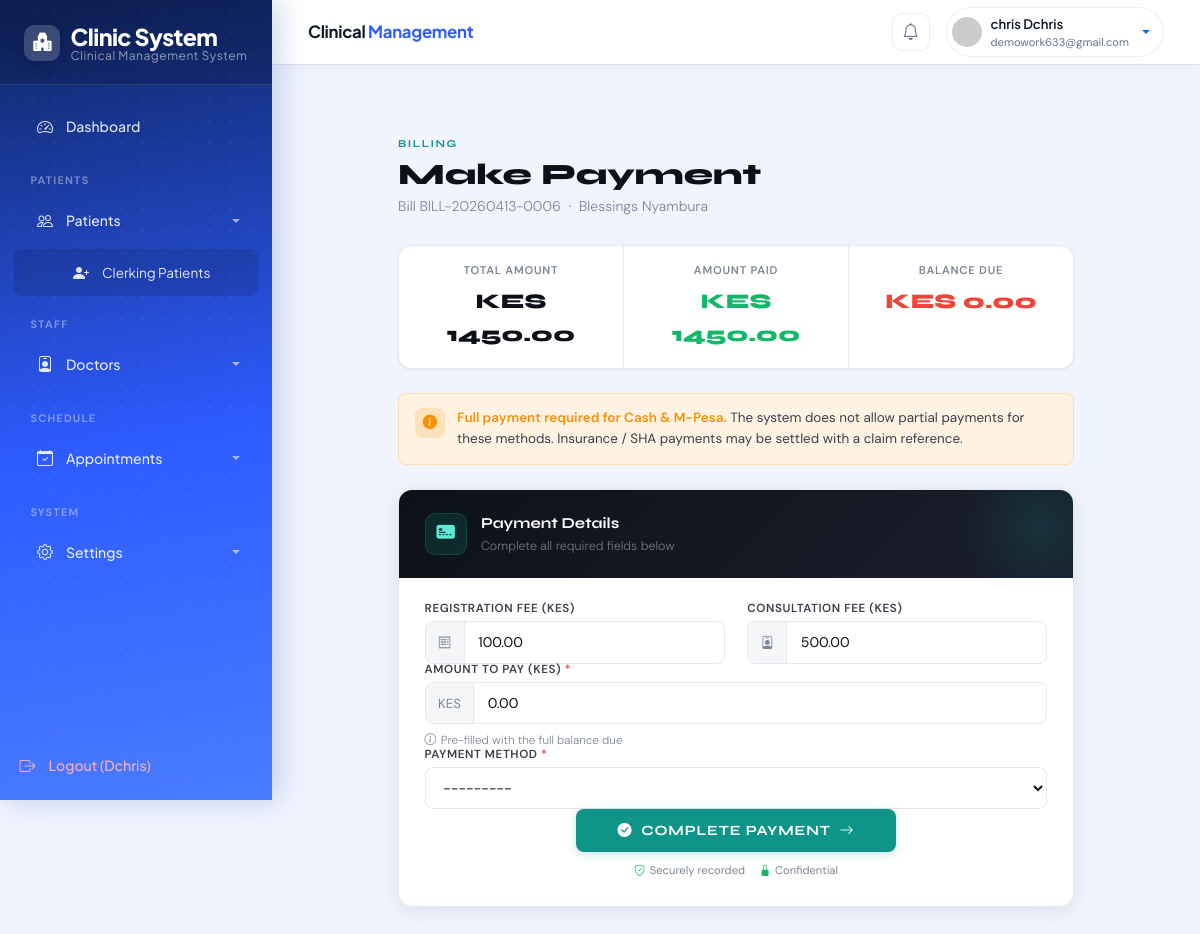
/payment/make/BILL-20260413-0006/ (signed in), run on the app's committed database.
### hospital/models.py (models this page shows, shortened)
class Bill(models.Model):
    patient = models.ForeignKey(Patient, on_delete=models.CASCADE)
    bill_number = models.CharField(max_length=30, unique=True, editable=False)
    date = models.DateField(default=date.today)
    registration_fee = models.DecimalField(
        max_digits=10, decimal_places=2, default=100.00,
        validators=[MinValueValidator(Decimal('0.00'))]
    )
    consultation_fee = models.DecimalField(
        max_digits=10, decimal_places=2, default=500.00,
        validators=[MinValueValidator(Decimal('0.00'))]
    )
    total_amount = models.DecimalField(
        max_digits=12, decimal_places=2, default=0,
        validators=[MinValueValidator(Decimal('0.00'))]
    )
    paid_amount = models.DecimalField(
        max_digits=12, decimal_places=2, default=0,
        validators=[MinValueValidator(Decimal('0.00'))]
    )
    balance = models.DecimalField(
        max_digits=12, decimal_places=2, default=0,
        validators=[MinValueValidator(Decimal('0.00'))]
    )
    STATUS_CHOICES = [
        ('UNPAID', 'Unpaid'),
        ('PARTIAL', 'Partial'),
        ('PAID', 'Paid'),
    ]
    status = models.CharField(max_length=20, choices=STATUS_CHOICES, default='UNPAID')
    class Meta:
        ordering = ['-date']
        verbose_name = "Bill"
        verbose_name_plural = "Bills"

class Patient(models.Model):
    op_number = models.CharField(max_length=10, unique=True, editable=False, blank=True)
    full_name = models.CharField("Full Name", max_length=100)
    GENDER_CHOICES = [('M', 'Male'), ('F', 'Female'), ('O', 'Other')]
    gender = models.CharField(max_length=1, choices=GENDER_CHOICES)
    date_of_birth = models.DateField("Date of Birth")
    phone_regex = RegexValidator(regex=r'^\+254\d{9}$', message="Phone must be +254 followed by 9 digits")
    phone = models.CharField(validators=[phone_regex], max_length=13, unique=True)
    id_number = models.CharField("ID Number", max_length=20, blank=True, null=True)
    address = models.CharField("Residence / Address", max_length=200)
    next_of_kin_name = models.CharField("Next of Kin Name", max_length=100)
    next_of_kin_phone = models.CharField("Next of Kin Phone", max_length=13, blank=True)
    PATIENT_TYPE = [('outpatient', 'Outpatient')]
    patient_type = models.CharField(max_length=20, choices=PATIENT_TYPE, default='outpatient')
    PAYMENT_MODE = [('cash', 'Cash'), ('insurance', 'Insurance'), ('other', 'Other')]
    payment_mode = models.CharField(max_length=20, choices=PAYMENT_MODE, default='cash')
    registered_on = models.DateTimeField(auto_now_add=True)
    class Meta:
        ordering = ['-registered_on']

### hospital/views.py (the view, shortened to what this page needs)
# urls.py: path('payment/make/<str:bill_number>/', views.make_payment, name='make_payment'),
@login_required(login_url='/login/')
def make_payment(request, bill_number):
    bill = get_object_or_404(Bill, bill_number=bill_number)
    form = PaymentForm(request.POST or None)
    return render(request, 'make_payment.html', {'bill': bill, 'form': form})

### hospital/forms.py
class PaymentForm(forms.ModelForm):
    class Meta:
        model = Payment
        fields = ['amount_paid', 'method', 'transaction_ref', 'scheme_number']
        widgets = {
            'amount_paid': forms.NumberInput(attrs={
                'class': 'form-control',
                'placeholder': 'KES 0.00',
                'step': '0.01',
                'min': '0',
            }),
            'method': forms.Select(attrs={'class': 'form-select', 'id': 'payment-method'}),
            'transaction_ref': forms.TextInput(attrs={'class': 'form-control', 'placeholder': 'M-Pesa Code'}),
            'scheme_number': forms.TextInput(attrs={'class': 'form-control', 'placeholder': 'CR / Claim Ref'}),
        }
    def __init__(self, *args, **kwargs):
        super().__init__(*args, **kwargs)
        self.fields['scheme_number'].required  = False
        self.fields['transaction_ref'].required = False

### hospital/context_processors.py (called while the page is built)
def user_groups(request):
    if request.user.is_authenticated:
        return {
            'user_groups': [group.name for group in request.user.groups.all()]
        }
    return {'user_groups': []}

### templates/make_payment.html (shortened to what this page needs)
{% extends 'base.html' %}
{% block content %}
<div class="mp">
  <p class="mp-eyebrow">Billing</p>
  <h1 class="mp-title">Make Payment</h1>
  <p class="mp-sub">Bill {{ bill.bill_number }} &nbsp;·&nbsp; {{ bill.patient.full_name }}</p>
  <div class="mp-summary">
    <div class="mp-sum-cell">
      <div class="mp-sum-label">Total Amount</div>
      <div class="mp-sum-val">KES {{ bill.total_amount|floatformat:2 }}</div>
    </div>
    <div class="mp-sum-cell">
      <div class="mp-sum-label">Amount Paid</div>
      <div class="mp-sum-val green">KES {{ bill.paid_amount|floatformat:2 }}</div>
    </div>
    <div class="mp-sum-cell">
      <div class="mp-sum-label">Balance Due</div>
      <div class="mp-sum-val red">KES {{ bill.balance|floatformat:2 }}</div>
    </div>
  </div>
  <div class="mp-notice">
    <div class="mp-notice-icon"><i class="bi bi-info-circle-fill"></i></div>
    <p class="mp-notice-text">
      <strong>Full payment required for Cash &amp; M-Pesa.</strong>
      The system does not allow partial payments for these methods.
      Insurance / SHA payments may be settled with a claim reference.
    </p>
  </div>
  <div class="mp-card">
    <div class="mp-card-head">
      <div class="mp-card-icon"><i class="bi bi-credit-card-2-front-fill"></i></div>
      <div>
        <p class="mp-card-title">Payment Details</p>
        <p class="mp-card-sub">Complete all required fields below</p>
      </div>
    </div>
    <div class="mp-body">
      <form method="post" novalidate>
        <div class="mp-row">
          <div class="mp-f">
            <label class="mp-lbl">Registration Fee (KES)</label>
            <div class="mp-iw">
              <span class="mp-pfx"><i class="bi bi-receipt"></i></span>
              <input type="number" name="registration_fee" value="{{ bill.registration_fee }}" step="0.01" min="0">
            </div>
          </div>
          <div class="mp-f">
            <label class="mp-lbl">Consultation Fee (KES)</label>
            <div class="mp-iw">
              <span class="mp-pfx"><i class="bi bi-person-badge"></i></span>
              <input type="number" name="consultation_fee" value="{{ bill.consultation_fee }}" step="0.01" min="0">
            </div>
          </div>
        </div>
        <div class="mp-f">
          <label class="mp-lbl">Amount to Pay (KES) <span class="mp-req">*</span></label>
          <div class="mp-iw">
            <span class="mp-pfx">KES</span>
            <input type="number" name="amount_paid" id="id_amount_paid"
                   value="{{ bill.balance|floatformat:2 }}"
                   step="0.01" min="0"
                   placeholder="{{ bill.balance|floatformat:2 }}">
          </div>
          <p class="mp-hint"><i class="bi bi-info-circle"></i> Pre-filled with the full balance due</p>
        </div>
        <div class="mp-f">
          <label class="mp-lbl">Payment Method <span class="mp-req">*</span></label>
          <div class="mp-iw">
            {{ form.method }}
          </div>
        </div>
        <div class="mp-foot" style="border:none;background:none;padding:0;">
          <button type="submit" class="mp-submit">
            <i class="bi bi-check-circle-fill"></i>
            Complete Payment
            <i class="bi bi-arrow-right"></i>
          </button>
          <div class="mp-chips">
            <span class="mp-chip"><i class="bi bi-shield-check"></i> Securely recorded</span>
            <span class="mp-chip"><i class="bi bi-lock-fill"></i> Confidential</span>
          </div>
        </div>
      </form>
    </div>
  </div>
</div>
{% endblock %}

### templates/base.html (shortened to what this page needs)
<!DOCTYPE html>
<html lang="en">
<head>
    <link href="https://cdn.jsdelivr.net/npm/bootstrap@5.3.3/dist/css/bootstrap.min.css" rel="stylesheet">
    <link rel="stylesheet" href="https://cdn.jsdelivr.net/npm/bootstrap-icons@1.11.3/font/bootstrap-icons.min.css">
</head>
<body>
<div class="sidebar" id="sidebar">
    <div class="logo">
        <div class="logo-icon"><i class="bi bi-hospital-fill"></i></div>
        <div class="logo-text">
            Clinic <strong>System</strong>
            <span>Clinical Management System</span>
        </div>
    </div>
    <nav class="nav flex-column">
        <a class="nav-link {% if request.resolver_match.url_name == 'dashboard' %}active{% endif %}" href="{% url 'dashboard' %}">
            <i class="bi bi-speedometer2"></i> Dashboard
        </a>
        {% if 'receptionist' in user_groups or 'doctor' in user_groups or 'records' in user_groups or 'admin' in user_groups or user.is_superuser %}
        <div class="nav-section-label">Patients</div>
        <a class="nav-link dropdown-toggle" data-bs-toggle="collapse" href="#patientsMenu" role="button" aria-expanded="true" aria-controls="patientsMenu">
            <i class="bi bi-people"></i> Patients
        </a>
        <div class="collapse show" id="patientsMenu">
            {% if 'doctor' in user_groups or 'records' in user_groups or 'admin' in user_groups or user.is_superuser %}
            <a class="nav-link submenu-link {% if request.resolver_match.url_name == 'clerking_patient' %}active{% endif %}" href="{% url 'clerking_patient' %}">
                <i class="bi bi-person-plus-fill"></i> Clerking Patients
            </a>
            {% endif %}
        </div>
        {% endif %}
        {% if 'doctor' in user_groups or 'admin' in user_groups or user.is_superuser %}
        <div class="nav-section-label">Staff</div>
        <a class="nav-link dropdown-toggle" data-bs-toggle="collapse" href="#doctorsMenu" role="button" aria-expanded="false" aria-controls="doctorsMenu">
            <i class="bi bi-person-badge"></i> Doctors
        </a>
        {% endif %}
        {% if 'records' in user_groups or 'doctor' in user_groups or 'admin' in user_groups or user.is_superuser %}
        <div class="nav-section-label">Schedule</div>
        <a class="nav-link dropdown-toggle" data-bs-toggle="collapse" href="#appointmentsMenu" role="button" aria-expanded="false" aria-controls="appointmentsMenu">
            <i class="bi bi-calendar-check"></i> Appointments
        </a>
        {% endif %}
        <div class="nav-section-label">System</div>
        <a class="nav-link dropdown-toggle" data-bs-toggle="collapse" href="#settingsMenu" role="button" aria-expanded="false" aria-controls="settingsMenu">
            <i class="bi bi-gear"></i> Settings
        </a>
    </nav>
    <div class="sidebar-logout">
        <hr class="border-light">
        {% if user.is_authenticated %}
        <form action="{% url 'logout' %}" method="post" class="m-0 p-0" onsubmit="return confirm('Are you sure you want to logout?');">
            <button type="submit" class="nav-link btn btn-link p-0 border-0 bg-transparent text-start w-100">
                <i class="bi bi-box-arrow-right"></i> Logout ({{ user.username }})
            </button>
        </form>
        {% else %}
        <a class="nav-link" href="{% url 'login' %}">
            <i class="bi bi-box-arrow-in-right"></i> Login
        </a>
        {% endif %}
    </div>
</div>
<div class="main-content" id="main-content">
    <div class="topbar">
        <div class="topbar-brand d-none d-lg-block">
            Clinical <span>Management</span>
        </div>
        <div class="topbar-right">
            <a href="#" class="topbar-icon-btn" title="Notifications">
                <i class="bi bi-bell"></i>
            </a>
            {% if user.is_authenticated %}
            <div class="dropdown">
                <a class="user-pill dropdown-toggle text-decoration-none" data-bs-toggle="dropdown" href="#" role="button">
                    <img src="https://ui-avatars.com/api/?name={{ user.username }}&background=2e5bff&color=fff&size=60&bold=true" alt="{{ user.username }}">
                    <div class="d-none d-sm-block">
                        <div class="user-pill-name">{{ user.get_full_name|default:user.username }}</div>
                        <div class="user-pill-role">{{ user.email|default:"Staff" }}</div>
                    </div>
                </a>
            </div>
            {% else %}
            <a class="topbar-icon-btn" href="{% url 'login' %}" title="Login">
                <i class="bi bi-box-arrow-in-right"></i>
            </a>
            {% endif %}
        </div>
    </div>
    <div class="page-container">
        {% block content %}
        {% endblock %}
    </div>
</div>
</body>
</html>

### data on the page
Bill: bill_number "BILL-20260413-0006", patient.full_name "Blessings Nyambura", total_amount "1450.00", paid_amount "1450.00", balance "0.00", registration_fee "100.00", consultation_fee "500.00", amount_paid "0.00"

### other printed values
{{ user.username }} "Dchris"
{{ user.get_full_name|default:user.username }} "chris Dchris"
{{ user.email|default:"Staff" }} "demowork633@gmail.com"
